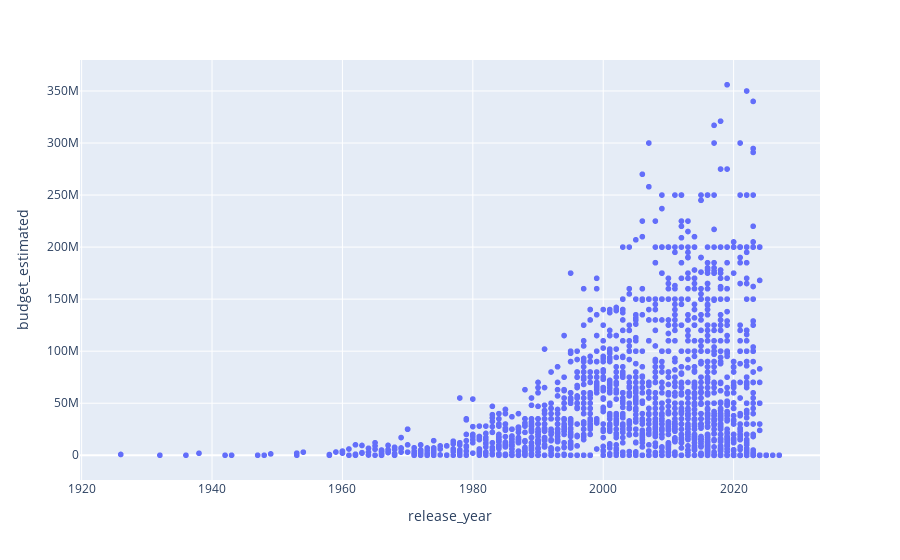

The code cell stored with this chart in its notebook:
### Code cell
selected_genre = 'Action'
selected_datapoint = 'budget_estimated'

# Filter out currencies other than $, so we can comfortably chart for revenue and budget.
filtered_dollar_df = df[df['currency'] == '$']
selected_genre_df = filtered_dollar_df[filtered_dollar_df['main_genres'].str.contains(selected_genre)]

fig = px.scatter(selected_genre_df, x='release_year', y=selected_datapoint, hover_data=['title'])
fig.show()

### Figure 1 — Plotly figure (JSON) as saved in the notebook; plotly's stock layout.template omitted (floating-point values rounded to 4 significant figures; data arrays with more than 128 entries replaced by an {"elided": "..."} marker saying what was removed)
{"data": [{"customdata": {"elided": "2147x1 str values"}, "hovertemplate": "release_year=%{x}<br>budget_estimated=%{y}<br>title=%{customdata[0]}<extra></extra>", "legendgroup": "", "marker": {"color": "#636efa", "symbol": "circle"}, "mode": "markers", "name": "", "showlegend": false, "type": "scattergl", "x": {"elided": "2147 int values"}, "xaxis": "x", "y": {"elided": "2147 int values"}, "yaxis": "y"}], "layout": {"legend": {"tracegroupgap": 0}, "margin": {"t": 60}, "xaxis": {"anchor": "y", "domain": [0, 1], "title": {"text": "release_year"}}, "yaxis": {"anchor": "x", "domain": [0, 1], "title": {"text": "budget_estimated"}}}}
